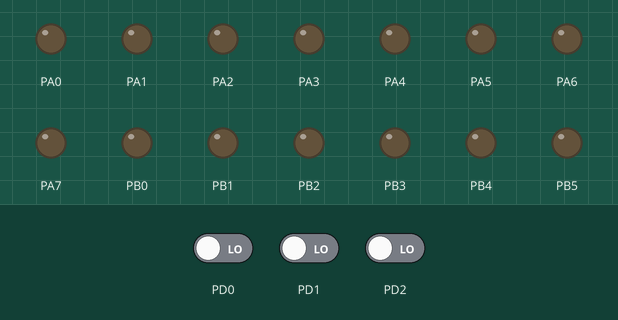
This program was run on a simulated ATmega32, built with avr-gcc and emulated at 16 MHz. Parts: output pins drawn as LEDs (lit = HIGH). Dashed ring = blinking. The inputs (shaded band) are chosen by the test bench; at power-on: PD0 LOW, PD1 LOW, PD2 LOW.

Above: at 1.2 s.
1.3 s: PD0 driven HIGH
At 1.54 s:
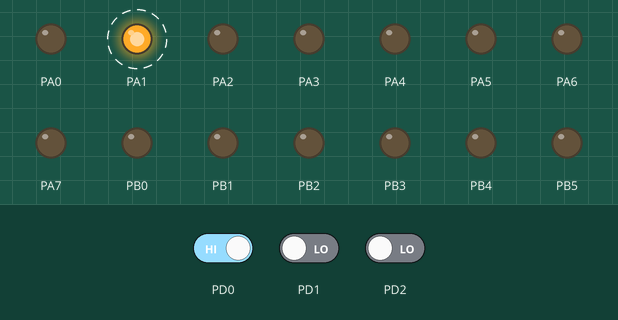
Timing chart, 0 to 10.3 s (numbered marks = the images above; inputs shaded):
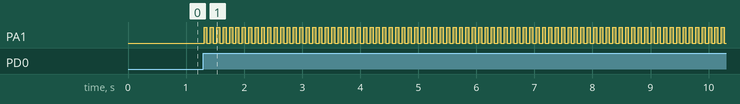

The program:

main.c
```c
/*
 * Example1_LayeredArch_DIO.c
 *
 * Created: 6/12/2020:57:24 PM
 * Author : abdelrahman_magdy
 */
#define F_CPU	16000000
#include <util/delay.h>
#include "dio.h"
#include "dio_cfg.h"
int check=0;
int main(void)
{		uint8 value;
	Dio_init();
    while (1)
    {
		DIO_Read(Dio_Channel_D0,&value);
		if (value==1)
		{
			while(1)
			{
		_delay_ms(10);
		 Dio_WriteChannel(Dio_Channel_A1,STD_high);
		_delay_ms(50);
		Dio_WriteChannel(Dio_Channel_A1,STD_low);
		_delay_ms(50);
			}
		}
    }
}
```

STD_Types.h
```c
/*
 * STD_Types.h
 *
 * Created: 6/12/2020:57:24 PM
  * Author : abdelrahman_magdy
 */


#ifndef STD_TYPES_H_
#define STD_TYPES_H_

//unsigned
typedef unsigned char uint8;
typedef unsigned int uint16;
typedef unsigned long long uint32;
//signed
typedef  char int8;
typedef  int int16;
typedef  long long int32;


typedef enum
{
	STD_low=0,
	STD_high=!STD_low
}STD_levelType;


#endif /* STD_TYPES_H_ */
```

bit_math.h
```c
/*
 * bit_math.h
 *
 * Created: 6/12/2020:57:24 PM
 * Author : abdelrahman_magdy
 */


#ifndef BIT_MATH_H_
#define BIT_MATH_H_

#define SET_BIT(REG,BIT)	REG|=(1<<BIT)
#define CLR_BIT(REG,BIT)	REG &=~(1<<BIT)
#define GET_BIT(REG,BIT)	((REG>>BIT)&1)
#define TOGGLE_BIT(REG,BIT) REG^=(1<<BIT)
//#define MASK(BIT)         BIT&1

#endif /* BIT_MATH_H_ */
```

dio.c
```c
/*
 * dio.c
 *
 * Created: 6/12/2020:57:24 PM
 * Author : abdelrahman_magdy
 */
#include "dio.h"
#include "dio_hw.h"
#include "dio_types.h"
#include "STD_Types.h"
#include "bit_math.h"
/*
void DIO_Direction(DIO_ChannelID channel,DIO_Dir dir){
	DIO_PORT channel_port=channel/8;
	DIO_ChannelID channelId=channel%8;
	switch(channel_port){
		case A:
		if(dir==OUTPUT)SET_BIT(DDRA,channelId);
		else CLR_BIT(DDRA_REG,channelId);
		break;
		case B:SET_BIT(DDRB_REG,channelId);
		break;
		case C:SET_BIT(DDRB_REG,channelId);
		break;
		case D:SET_BIT(DDRB_REG,channelId);
		break;

	}

}*/

/*
*
*/
void Dio_WriteChannel(Dio_ChannelType channel,STD_levelType level){

		Dio_PortType channel_port=channel/8;
		Dio_ChannelType ChannelPos =channel%8;

		switch(channel_port){
			case Dio_Port_A:
			if(level == STD_low)
			{
				CLR_BIT(PORTA_REG,ChannelPos );
			}
			else
			{
				SET_BIT(PORTA_REG,ChannelPos );
			}
			break;
			case Dio_Port_B:
			if(level == STD_low)
			{
				CLR_BIT(PORTB_REG,ChannelPos );
			}
			else
			{
				SET_BIT(PORTB_REG,ChannelPos );
			}
			break;
			case Dio_Port_C:
			if(level == STD_low)
			{
				CLR_BIT(PORTC_REG,ChannelPos );
			}
			else
			{
				SET_BIT(PORTC_REG,ChannelPos );
			}
			break;
			case Dio_Port_D:
			if(level == STD_low)
			{
				CLR_BIT(PORTD_REG,ChannelPos );
			}
			else
			{
				SET_BIT(PORTD_REG,ChannelPos );
			}
			break;

		}

}
/*
*Read channel
*/
void DIO_Read(Dio_ChannelType channel,uint8 *data){
	Dio_PortType channel_port=channel/8;
	Dio_ChannelType channelPos=channel%8;
	switch(channel_port){
		case Dio_Port_A:
				*data=GET_BIT(PINA_REG,channelPos);
		break;

		case Dio_Port_B:
				*data=GET_BIT(PINB_REG,channelPos);
		break;
		case Dio_Port_C:
				*data=GET_BIT(PINC_REG,channelPos);
		break;

		case Dio_Port_D:
				*data=GET_BIT(PIND_REG,channelPos);
		break;

	}

}	
```

dio.h
```c
/*
 * dio.h
 *
* Created: 6/12/2020:57:24 PM
* Author : abdelrahman_magdy
 */


#ifndef DIO_H_
#define DIO_H_
#include "dio_types.h"
#include "STD_Types.h"

void Dio_WriteChannel(Dio_ChannelType Channel, STD_levelType level);
void DIO_Read(Dio_ChannelType channel,uint8 *data);
void Dio_FlipChannel( Dio_ChannelType ChannelId);
STD_levelType Dio_ReadChannel(Dio_ChannelType ChannelId); //TODO
/*=========================================
 * FUNCTIONS PROTOTYPES
 =========================================*/
//STD_levelType Dio_ReadChannel(Dio_ChannelType ChannelId);
//uint8 Dio_ReadPort(Dio_PortType PortId );

/*void Dio_WritePort( Dio_PortType PortId, uint8 Level);
void Dio_FlipPort(Dio_PortType PortId);*/
#endif /* DIO_H_ */
```

dio_cfg.c
```c
/*
 * dio_cfg.c
 *
 * Created: 6/12/2020:57:24 PM
 * Author : abdelrahman_magdy
 */
#include "dio_cfg.h"
#include "dio_hw.h"
#include "bit_math.h"

const Dio_pin_configType Dio_pin_config[]={
/*PA0*/		{Output,STD_low},
/*PA1*/		{Output,STD_low},
/*PA2*/		{Output,STD_low},
/*PA3*/		{Output,STD_low},
/*PA4*/		{Output,STD_low},
/*PA5*/		{Output,STD_low},
/*PA6*/	   	{Output,STD_low},
/*PA7*/		{Output,STD_low},
/*PB0*/		{Output,STD_low},
/*PB1*/		{Output,STD_low},
/*PB2*/		{Output,STD_low},
/*PB3*/		{Output,STD_low},
/*PB4*/		{Output,STD_low},
/*PB5*/		{Output,STD_low},
/*PB6*/		{Output,STD_low},
/*PB7*/		{Output,STD_low},
/*PC0*/		{Output,STD_low},
/*PC1*/		{Output,STD_low},
/*PC2*/		{Output,STD_low},
/*PC3*/		{Output,STD_low},
/*PC4*/		{Output,STD_low},
/*PC5*/		{Output,STD_low},
/*PC6*/		{Output,STD_low},
/*PC7*/		{Output,STD_low},
/*PD0*/		{Input,STD_low},
/*PD1*/		{Input,STD_low},
/*PD2*/		{Input,STD_low},
/*PD3*/		{Output,STD_low},
/*PD4*/		{Output,STD_low},
/*PD5*/		{Output,STD_low},
/*PD6*/		{Output,STD_low},
/*PD7*/		{Output,STD_low},
};

void Dio_init(void)
{
	uint8 counter;
	uint8 currentPin ;
	uint8 currentPort;
	for(counter =Dio_Channel_A0; counter <PINCOUNT ; counter++)
	{
		currentPin = counter % 8;
		currentPort = counter /8;
		if(Dio_pin_config[counter].pinDirection ==Output)
		{
			switch (currentPort)
			{
				case Dio_Port_A:
				SET_BIT(DDRA_REG,currentPin);
				break;
				case Dio_Port_B:
				SET_BIT(DDRB_REG,currentPin);
				break;
				case Dio_Port_C:
				SET_BIT(DDRC_REG,currentPin);
				break;
				case Dio_Port_D:
				SET_BIT(DDRD_REG,currentPin);
				break;
			}//switch
		}//if
		else
		{
			switch (currentPort)
			{
				case Dio_Port_A:
				CLR_BIT(DDRA_REG,currentPin);
				break;
				case Dio_Port_B:
				CLR_BIT(DDRB_REG,currentPin);
				break;
				case Dio_Port_C:
				CLR_BIT(DDRC_REG,currentPin);
				break;
				case Dio_Port_D:
				CLR_BIT(DDRD_REG,currentPin);
				break;
			}//switch

		}//else
	}//for
}//func
```

dio_cfg.h
```c
/*
 * dio_cfg.h
 *
* Created: 6/12/2020:57:24 PM
* Author : abdelrahman_magdy
 */


#ifndef DIO_CFG_H_
#define DIO_CFG_H_
#include "STD_Types.h"
#include "dio_types.h"
#define PINCOUNT   32
typedef struct{
	Dio_DirType pinDirection;
	STD_levelType pinState;
	}Dio_pin_configType;
extern const Dio_pin_configType Dio_pin_config [];


void Dio_init(void);

#endif /* DIO_CFG_H_ */
```

dio_hw.h
```c
/*
 * dio_hw.h
 *
 * Created: 6/12/2020:57:24 PM
 * Author : abdelrahman_magdy
 */


#ifndef DIO_HW_H_
#define DIO_HW_H_


#define PORTA_REG		*((volatile uint8*)0x3B)
#define PORTB_REG		*((volatile uint8*)0x38)
#define PORTC_REG		*((volatile uint8*)0x35)
#define PORTD_REG		*((volatile uint8*)0x32)

#define PINA_REG		*((const volatile uint8*)0x39 )
#define PINB_REG		*((const volatile uint8*)0x36 )
#define PINC_REG		*((const volatile uint8*)0x33 )
#define PIND_REG		*((const volatile uint8*)0x30 )


#define DDRA_REG		*((volatile uint8*)0x3A)
#define DDRB_REG		*((volatile uint8*)0x37)
#define DDRC_REG		*((volatile uint8*)0x34)
#define DDRD_REG		*((volatile uint8*)0x31)

#endif /* DIO_HW_H_ */
```

dio_types.h
```c
/*
 * dio_types.h
 *
 * Created: 6/12/2020:57:24 PM
 * Author : abdelrahman_magdy
 */


#ifndef DIO_TYPES_H_
#define DIO_TYPES_H_


/*=========================================
* TYPES
=========================================*/
typedef enum
{
Dio_Channel_A0,
Dio_Channel_A1,
Dio_Channel_A2,
Dio_Channel_A3,
Dio_Channel_A4,
Dio_Channel_A5,
Dio_Channel_A6,
Dio_Channel_A7,

Dio_Channel_B0,
Dio_Channel_B1,
Dio_Channel_B2,
Dio_Channel_B3,
Dio_Channel_B4,
Dio_Channel_B5,
Dio_Channel_B6,
Dio_Channel_B7,


Dio_Channel_C0,
Dio_Channel_C1,
Dio_Channel_C2,
Dio_Channel_C3,
Dio_Channel_C4,
Dio_Channel_C5,
Dio_Channel_C6,
Dio_Channel_C7,


Dio_Channel_D0,
Dio_Channel_D1,
Dio_Channel_D2,
Dio_Channel_D3,
Dio_Channel_D4,
Dio_Channel_D5,
Dio_Channel_D6,
Dio_Channel_D7

}Dio_ChannelType;

typedef enum
{
Dio_Port_A,
Dio_Port_B,
Dio_Port_C,
Dio_Port_D
}Dio_PortType;
typedef enum
{
	Input=0,
	Output
}Dio_DirType;

#endif /* DIO_TYPES_H_ */
```

Measured:
- after the input at 1.3 s, PA1: alternates HIGH for 0.05 s and LOW for 0.06 s, starting at once
